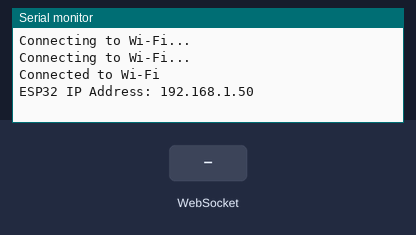
The sketch below on a simulated ESP32. Shown: the last lines printed to the serial monitor. Inputs (shaded band) come from the test bench. WiFi joins after 1.5 s; servers stay silent unless stated.

Above: at 3.2 s.
3.3 s: WebSocket text "1" received
At 4.3 s:
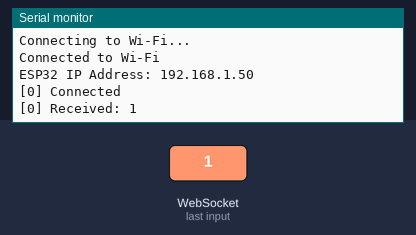
4.8 s: WebSocket text "0" received
At 5.4 s:
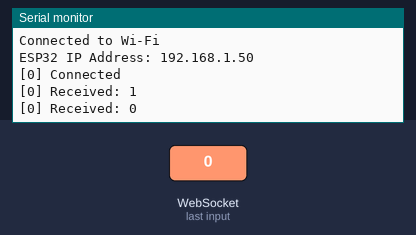
6.3 s: WebSocket text "2" received
At 6.6 s:
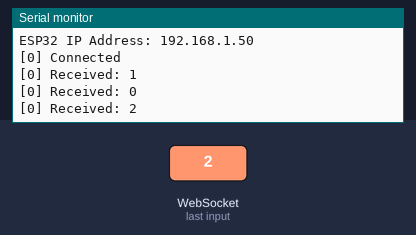

The sketch:

test_esp.ino
```cpp
#include <WiFi.h>
#include <WebSocketsServer.h>

const char* ssid = "MY_ESP11";     // Replace with your Wi-Fi SSID
const char* password = "********"; // Replace with your Wi-Fi password

WebSocketsServer webSocket = WebSocketsServer(81);  // WebSocket on port 81

void onWebSocketEvent(uint8_t num, WStype_t type, uint8_t * payload, size_t length) {
    switch (type) {
        case WStype_CONNECTED:
            Serial.printf("[%u] Connected\n", num);
            webSocket.sendTXT(num, "Hello from ESP32!");
            break;

        case WStype_TEXT:
            Serial.printf("[%u] Received: %s\n", num, payload);
            webSocket.sendTXT(num, "Message received!");
            break;

        case WStype_DISCONNECTED:
            Serial.printf("[%u] Disconnected\n", num);
            break;
    }
}

void setup() {
    Serial.begin(115200);

    WiFi.begin(ssid, password);
    while (WiFi.status() != WL_CONNECTED) {
        delay(1000);
        Serial.println("Connecting to Wi-Fi...");
    }

    Serial.println("Connected to Wi-Fi");
    Serial.print("ESP32 IP Address: ");
    Serial.println(WiFi.localIP());  // Print ESP32 IP

    webSocket.begin();
    webSocket.onEvent(onWebSocketEvent);
}

void loop() {
    webSocket.loop();
}
```

Measured:
- after the input at 3.3 s, the serial monitor: prints a new line at once (image 1)
- after the input at 4.8 s, the serial monitor: prints a new line at once (image 2)
- after the input at 6.3 s, the serial monitor: prints a new line at once (image 3)
